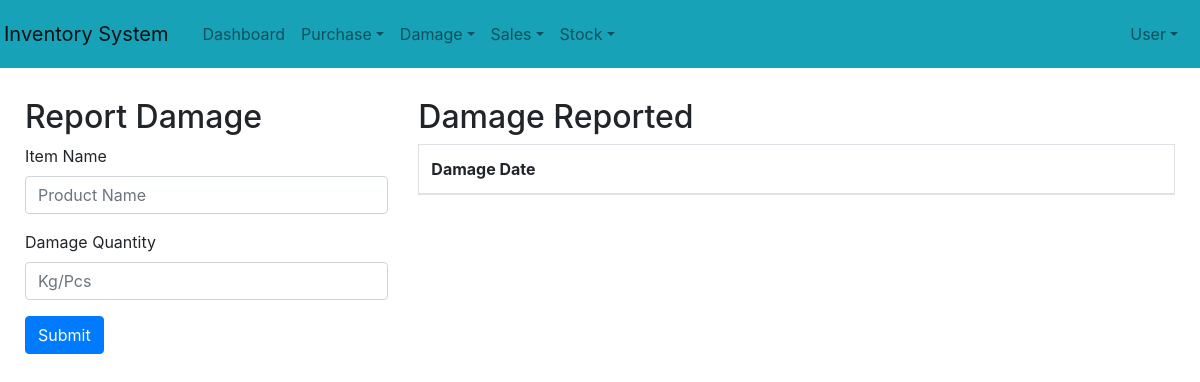
The app's page /Damage/damage/, older data.
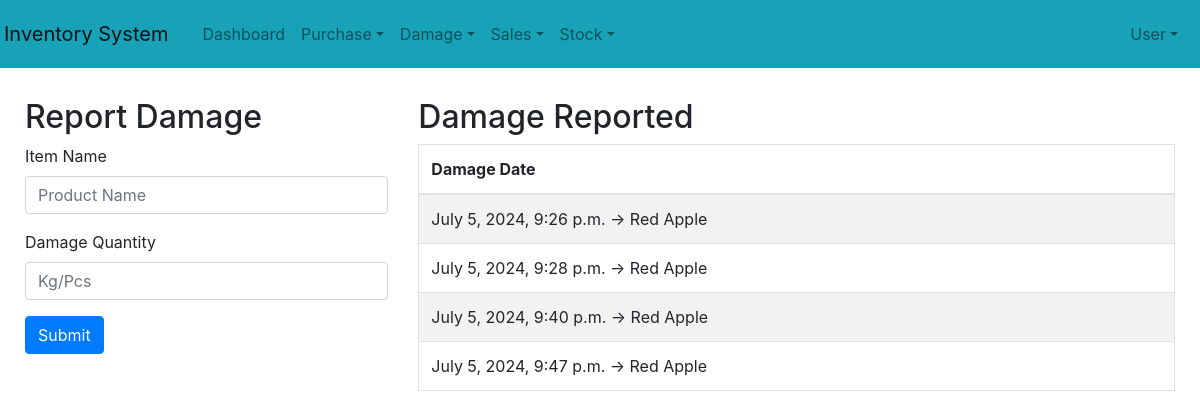
The same page, newer data.
### Damage/models.py (models this page shows, shortened)
class damageTable(models.Model):
    dpt_item = models.ForeignKey(itemTable, on_delete=models.CASCADE)
    dpt_damage_qty = models.PositiveIntegerField(null=True, blank=True)
    dpt_timestamp = models.DateTimeField(auto_now_add=True)

### Core/models.py (models this page shows, shortened)
class itemTable(models.Model):
    UNIT_CHOICES = [
        ('Kilogram', 'Kg'),
        ('Pieces', 'Pcs'),
    ]
    CATEGORY_CHOICE = [
        ('Vegetables','Veg'),
        ('Fruits','Fru'),
    ]
    item_name = models.CharField(max_length=50,null=True, blank=True, unique=True)
    item_category = models.CharField(max_length=50, choices=CATEGORY_CHOICE)
    item_unit = models.CharField(max_length=15, choices=UNIT_CHOICES)

### Damage/views.py (the view)
# urls.py: path('damage/', views.damage, name='damage'),
def damage(request):
    item_data = itemTable.objects.all()
    damage_data = damageTable.objects.all()
    if request.method=="POST":
        itemid=request.POST.get('item_id')
        damage_qty=request.POST.get('damageqty')
        item_instance=get_object_or_404(itemTable,id=itemid)
        obj_damage=damageTable(dpt_item=item_instance,dpt_damage_qty=damage_qty)
        obj_damage.save()
    return render(request,"damage/damage_form.html",{'item_data':item_data,'damage_data':damage_data})

### templates/damage/damage_form.html (shortened to what this page needs)
<!DOCTYPE html>
{% extends 'user/Index.html' %}
{% block content %}
<html lang="en">
<head>
    <link href="https://maxcdn.bootstrapcdn.com/bootstrap/4.5.2/css/bootstrap.min.css" rel="stylesheet">
    <link rel="stylesheet" href="//code.jquery.com/ui/1.12.1/themes/base/jquery-ui.css">
</head>
<body>
    <div class="container-fluid">
        <div class="row">
            <div class="form-container col-md-4">
                <h2>Report Damage</h2>
                <form id="itemForm" method="post" action="{% url 'damage' %}">
                    <div class="form-group">
                        <label for="itemName">Item Name</label>
                        <input placeholder="Product Name" name="itemname" type="text" class="form-control" id="itemName" required>
                    </div>
                    <div class="form-group">
                        <label for="damageQty">Damage Quantity</label>
                        <input placeholder="Kg/Pcs" name="damageqty" type="number" class="form-control" id="damageQty" required>
                    </div>
                    <button type="submit" class="btn btn-primary">Submit</button>
                </form>
            </div>
            <div class="table-container col-md-8">
                <h2>Damage Reported</h2>
                <table class="table table-bordered table-striped">
                    <thead>
                        <tr>
                            <th>Damage Date</th>
                        </tr>
                    </thead>
                    <tbody id="itemsTableBody">
                    {% for i in damage_data %}
                        <tr>
                            <td>{{ i.dpt_timestamp }} -> {{i.dpt_item.item_name}}</td>
                        </tr>
                    {% endfor %}
                    </tbody>
                </table>
            </div>
        </div>
    </div>
</body>
</html>
{% endblock %}

Row changes from the older to the newer data that the page shows:
added damageTable: dpt_timestamp "July 5, 2024, 9:26 p.m.", dpt_item.item_name "Red Apple"
added damageTable: dpt_timestamp "July 5, 2024, 9:28 p.m.", dpt_item.item_name "Red Apple"
added damageTable: dpt_timestamp "July 5, 2024, 9:40 p.m.", dpt_item.item_name "Red Apple"
added damageTable: dpt_timestamp "July 5, 2024, 9:47 p.m.", dpt_item.item_name "Red Apple"
